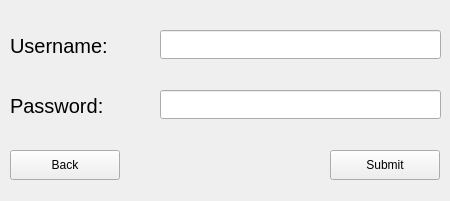
<?xml version="1.0" encoding="UTF-8"?>
<ui version="4.0">
 <class>AuthenticationWindow</class>
 <widget class="QMainWindow" name="AuthenticationWindow">
  <property name="geometry">
   <rect>
    <x>0</x>
    <y>0</y>
    <width>450</width>
    <height>201</height>
   </rect>
  </property>
  <property name="windowTitle">
   <string>Authentication</string>
  </property>
  <widget class="QWidget" name="centralwidget">
   <widget class="QLabel" name="username_label">
    <property name="geometry">
     <rect>
      <x>10</x>
      <y>20</y>
      <width>141</width>
      <height>51</height>
     </rect>
    </property>
    <property name="font">
     <font>
      <pointsize>15</pointsize>
     </font>
    </property>
    <property name="text">
     <string>Username:</string>
    </property>
   </widget>
   <widget class="QLabel" name="password_label">
    <property name="geometry">
     <rect>
      <x>10</x>
      <y>80</y>
      <width>141</width>
      <height>51</height>
     </rect>
    </property>
    <property name="font">
     <font>
      <pointsize>15</pointsize>
     </font>
    </property>
    <property name="text">
     <string>Password:</string>
    </property>
   </widget>
   <widget class="QLineEdit" name="username_input">
    <property name="geometry">
     <rect>
      <x>160</x>
      <y>30</y>
      <width>281</width>
      <height>29</height>
     </rect>
    </property>
   </widget>
   <widget class="QLineEdit" name="password_input">
    <property name="geometry">
     <rect>
      <x>160</x>
      <y>90</y>
      <width>281</width>
      <height>29</height>
     </rect>
    </property>
    <property name="echoMode">
     <enum>QLineEdit::Password</enum>
    </property>
   </widget>
   <widget class="QPushButton" name="back_button">
    <property name="geometry">
     <rect>
      <x>10</x>
      <y>150</y>
      <width>110</width>
      <height>30</height>
     </rect>
    </property>
    <property name="text">
     <string>Back</string>
    </property>
   </widget>
   <widget class="QPushButton" name="submit_button">
    <property name="geometry">
     <rect>
      <x>330</x>
      <y>150</y>
      <width>110</width>
      <height>30</height>
     </rect>
    </property>
    <property name="text">
     <string>Submit</string>
    </property>
   </widget>
  </widget>
 </widget>
 <resources/>
 <connections/>
</ui>
